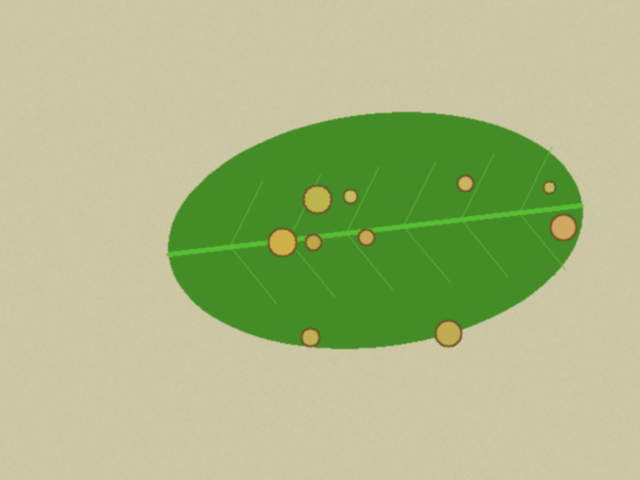
#> input picture data/sintetis/bersih/teh_041.png, 640 x 480 px, found by its file name
$ jupyter execute --allow-errors B2_citra_warna.ipynb
#> lines starting #> are read from the running program, lines starting #| are printed output that depends on the picture; after the words box and inside, x2 and y2 are one past the last pixel; in counts of white or black regions, pixels touching at a corner belong together
### src/utils_cv.py
"""utils_cv.py: fungsi bantu yang dipakai ulang sepanjang semester."""
import cv2
import numpy as np
import matplotlib.pyplot as plt


def baca(path):
    """Membaca citra dan memberi pesan jelas bila gagal."""
    img = cv2.imread(path)
#> img is the input picture: shape (480, 640, 3); mean B, G, R 132.8, 184.4, 171
    if img is None:
        raise FileNotFoundError(f"Citra tidak ditemukan: {path}")
    return img


# [13 lines left out: function tampil, not called in this run]


def kontras_bercak(kanal, mask_daun, mask_bercak):
    """Menghitung kontras bercak terhadap daun sehat."""
    k = kanal.astype(np.float64)
    sehat = (mask_daun > 0) & (mask_bercak == 0)
    bercak = mask_bercak > 0
    if bercak.sum() == 0:
        return float("nan")
    return abs(k[bercak].mean() - k[sehat].mean()) / (k[sehat].std() + 1e-6)


# [10 lines left out: function statistik, not called in this run]

### notebook/B2_citra_warna.ipynb
[cell 1]
from pathlib import Path
import sys
import cv2
import numpy as np
import pandas as pd
import matplotlib.pyplot as plt

PROJECT = Path("/content/drive/MyDrive/simuteh-2330511089-")
SRC = PROJECT / "src"
DATA = PROJECT / "data" / "sintetis"
HASIL = PROJECT / "hasil"

HASIL.mkdir(parents=True, exist_ok=True)

if str(SRC) not in sys.path:
    sys.path.insert(0, str(SRC))

from utils_cv import baca, kontras_bercak

CITRA = DATA / "citra"
MASK_DAUN = DATA / "mask_daun"
MASK_BERCAK = DATA / "mask_bercak"
LABEL_PATH = DATA / "label.csv"

#> (the rest of this cell did not finish here and is left out)

[cell 2]
nama = "teh_041.png"

img = baca(str(CITRA / nama))
md = cv2.imread(str(MASK_DAUN / nama), cv2.IMREAD_GRAYSCALE)
#> md: shape (480, 640); min 88, max 199, mean 174
mb = cv2.imread(str(MASK_BERCAK / nama), cv2.IMREAD_GRAYSCALE)

if img is None or md is None or mb is None:
    raise FileNotFoundError(f"Citra atau mask tidak ditemukan untuk {nama}")

gray = cv2.cvtColor(img, cv2.COLOR_BGR2GRAY)
hsv = cv2.cvtColor(img, cv2.COLOR_BGR2HSV)
#> hsv: shape (480, 640, 3); mean H, S, V 32.1, 83.4, 188.4
b, g, r = cv2.split(img)
h, s, v = cv2.split(hsv)
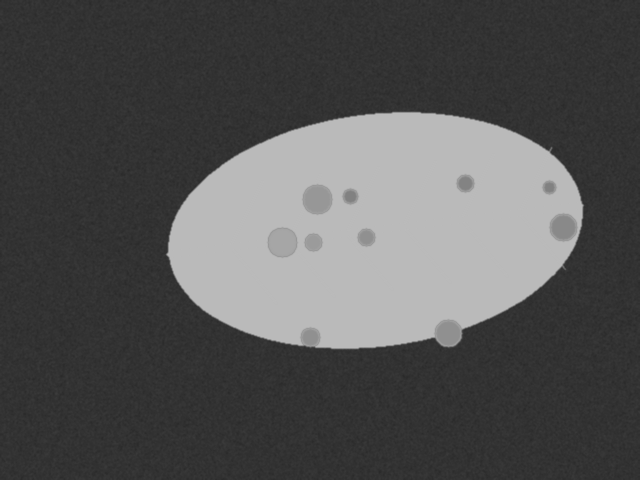
#> s: shape (480, 640); min 41, max 187, mean 83.4

kanal = {
    "B": b, "G": g, "R": r, "Gray": gray,
    "H": h, "S": s, "V": v
}

fig, axes = plt.subplots(2, 4, figsize=(16, 8))
gambar = [img] + list(kanal.values())
#> gambar = 8 items
judul = ["Asli"] + list(kanal.keys())
#> judul = ['Asli', 'B', 'G', 'R', 'Gray', 'H', 'S', 'V']

for ax, im, nm in zip(axes.flat, gambar, judul):
    if im.ndim == 3:
        ax.imshow(cv2.cvtColor(im, cv2.COLOR_BGR2RGB))
    else:
        ax.imshow(im, cmap="gray", vmin=0, vmax=255)
    ax.set_title(nm)
    ax.axis("off")
#> this loop made 8 passes

plt.tight_layout()
plt.show()
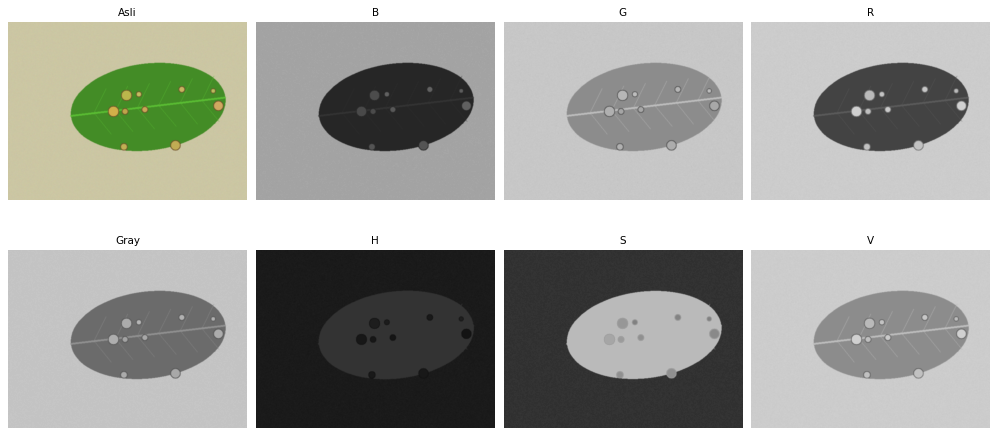
#> figure drawn by matplotlib, 8 panels

for nm, c in kanal.items():
    print(f"KB kanal {nm:4s}: {kontras_bercak(c, md, mb):.2f}")
#> this loop made 7 passes
#| KB kanal B   : nan
#| KB kanal G   : nan
#| KB kanal R   : nan
#| KB kanal Gray: nan
#| KB kanal H   : nan
#| KB kanal S   : nan
#| KB kanal V   : nan

[cell 3]
hasil_sampling = []

for fx in [0.5, 0.2, 0.1, 0.05]:
    kecil = cv2.resize(
        gray, None, fx=fx, fy=fx,
        interpolation=cv2.INTER_AREA
    )
    besar = cv2.resize(
        kecil, gray.shape[::-1],
        interpolation=cv2.INTER_NEAREST
    )

    kb = kontras_bercak(besar, md, mb)

    hasil_sampling.append({
        "faktor_sampling": fx,
        "tinggi": kecil.shape[0],
        "lebar": kecil.shape[1],
        "KB": kb
    })

    fig, ax = plt.subplots(1, 2, figsize=(10, 4))
    ax[0].imshow(kecil, cmap="gray")
    ax[0].set_title(f"Sampling {fx}")
    ax[1].imshow(besar, cmap="gray")
    ax[1].set_title(f"Diperbesar kembali, KB={kb:.2f}")
    for a in ax:
        a.axis("off")
    plt.tight_layout()
    plt.show()
#> this loop made 4 passes
#> pass 2, `plt.show()`:
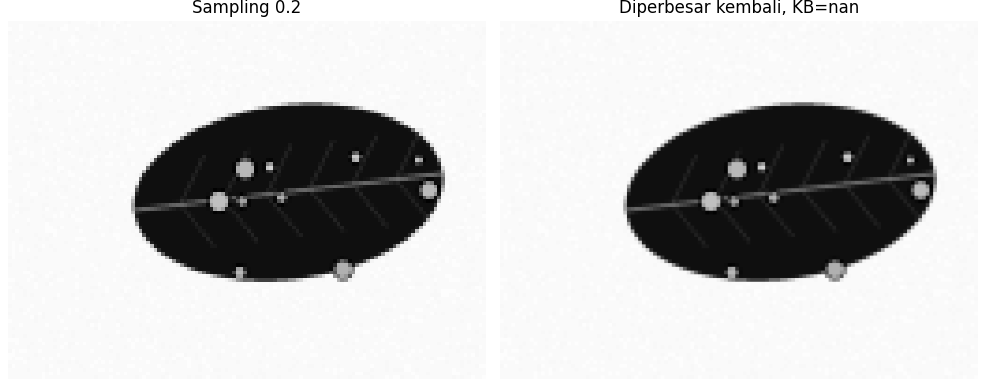
#> figure drawn by matplotlib, 2 panels
#> after the loop:
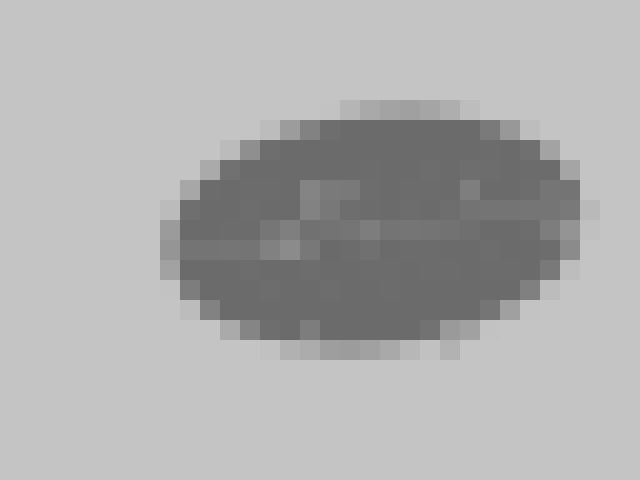
#> besar: shape (480, 640); min 106, max 196, mean 174.6
#> after the loop, hasil_sampling = 4 items

tabel_sampling = pd.DataFrame(hasil_sampling)
#> tabel_sampling = table of 4 rows and 4 columns
display(tabel_sampling)
#> (the rest of this cell did not finish here and is left out)

[cell 4]
hasil_kuantisasi = []

for k in [1, 2, 3, 4, 8]:
    langkah = 256 // (2 ** k)
    kuant = (gray // langkah) * langkah
    jumlah_level = len(np.unique(kuant))
    kb = kontras_bercak(kuant, md, mb)

    hasil_kuantisasi.append({
        "bit": k,
        "jumlah_level": jumlah_level,
        "KB": kb
    })

    plt.figure(figsize=(5, 4))
    plt.imshow(kuant, cmap="gray", vmin=0, vmax=255)
    plt.title(f"Kuantisasi {k} bit, KB={kb:.2f}")
    plt.axis("off")
    plt.show()
#> this loop made 5 passes
#> jumlah_level on passes 1 to 5: 2, 3, 5, 8, 111
#> pass 1, `kuant = (gray // langkah) * langkah`:
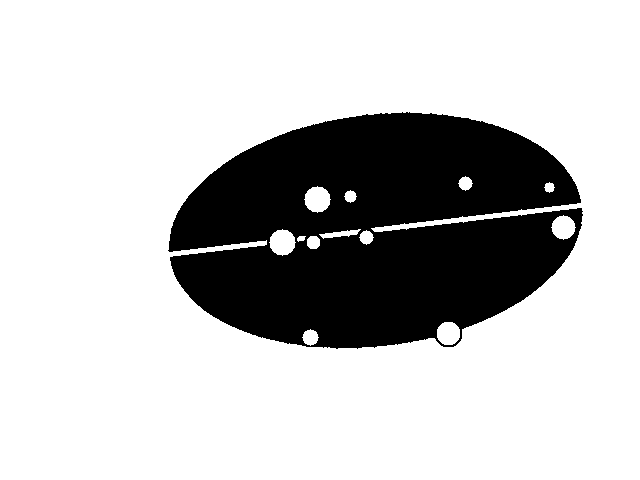
#> kuant: shape (480, 640); values 0 (black) and 128 (white), 76.8% white; 1 black region, box (x1, y1, x2, y2) and area: (168, 112, 583, 349) 71357
#> after the loop, hasil_kuantisasi = 5 items

tabel_kuantisasi = pd.DataFrame(hasil_kuantisasi)
#> tabel_kuantisasi = table of 5 rows and 3 columns
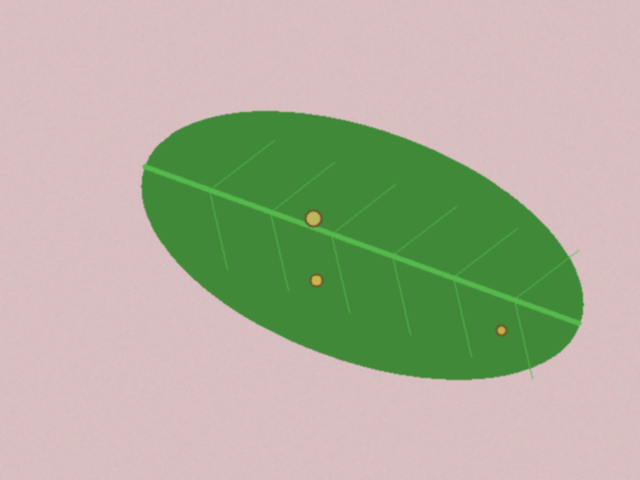
#> input picture data/sintetis/bersih/teh_021.png, 640 x 480 px, found by its file name
#> in baca, img is the input picture: shape (480, 640, 3); mean B, G, R 155.4, 176.4, 174.9
display(tabel_kuantisasi)
#> (the rest of this cell did not finish here and is left out)

[cell 5]
def semua_kanal(img):
    hsv = cv2.cvtColor(img, cv2.COLOR_BGR2HSV)
#> hsv: shape (480, 640, 3); mean H, S, V 115.2, 63.5, 195.2
    b, g, r = cv2.split(img)
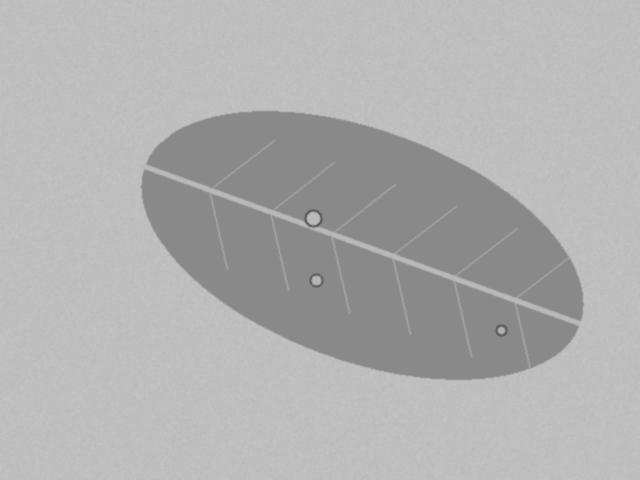
#> g: shape (480, 640); min 89, max 195, mean 176.4
    h, s, v = cv2.split(hsv)
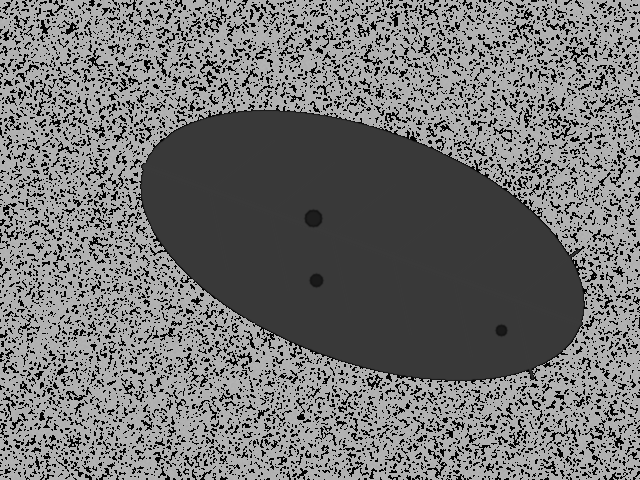
#> h: shape (480, 640); min 0, max 179, mean 115.2
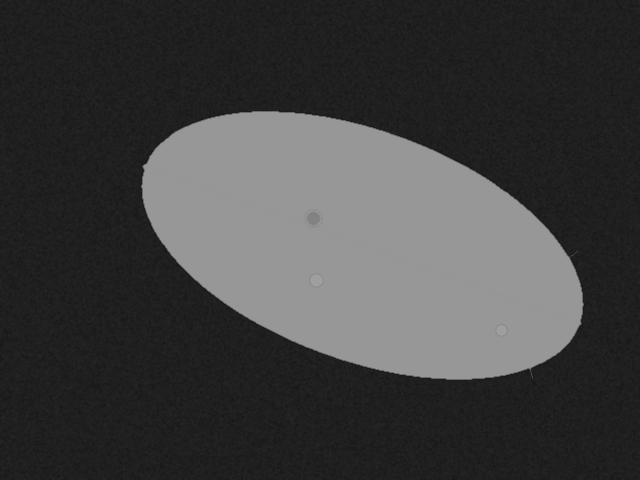
#> s: shape (480, 640); min 21, max 161, mean 63.5
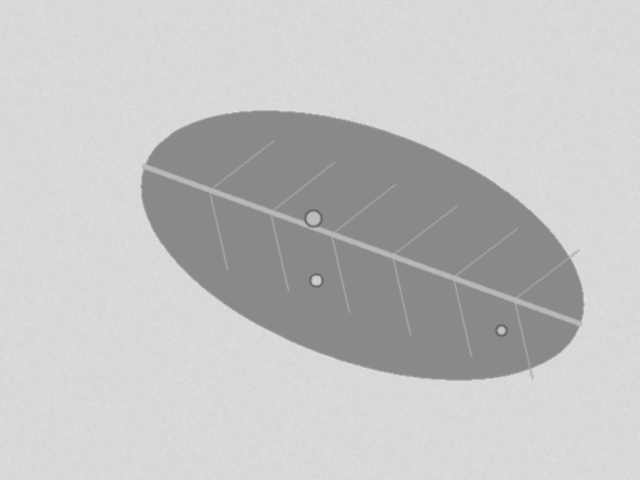
#> v: shape (480, 640); min 97, max 221, mean 195.2

    return {
        "B": b,
        "G": g,
        "R": r,
        "Gray": cv2.cvtColor(img, cv2.COLOR_BGR2GRAY),
        "H": h,
        "S": s,
        "V": v
    }

baris = []

#> (the rest of this cell did not finish here and is left out)
